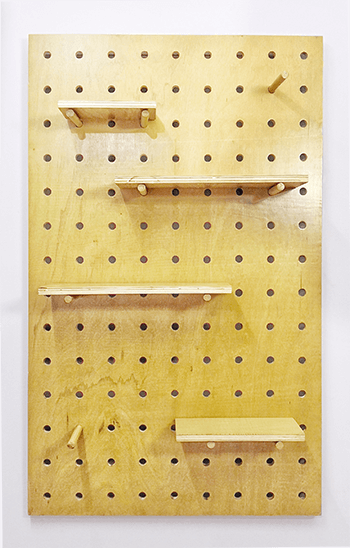
#> input picture preview_pilot/assets/images/pegboard.png, 350 x 548 px, found by its file name
$ python pegboard_hole_detection.py
#> lines starting #> are read from the running program, lines starting #| are printed output that depends on the picture; after the words box and inside, x2 and y2 are one past the last pixel; in counts of white or black regions, pixels touching at a corner belong together
# from flask import Flask, jsonify
import cv2
import numpy as np
# [9 lines of commented-out code are left out]

image = cv2.imread('./assets/images/pegboard.png')
#> image is the input picture: shape (548, 350, 3); mean B, G, R 149.7, 199.9, 219.3
image = cv2.medianBlur(image,5)
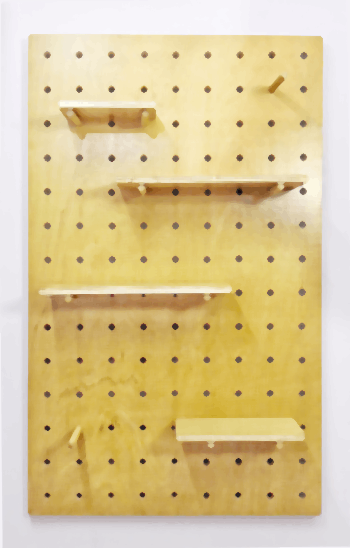
#> image: shape (548, 350, 3); mean B, G, R 150.1, 200.7, 220.1
output = image.copy()
# print(image.dtype)

image = cv2.cvtColor(image, cv2.COLOR_BGR2GRAY)
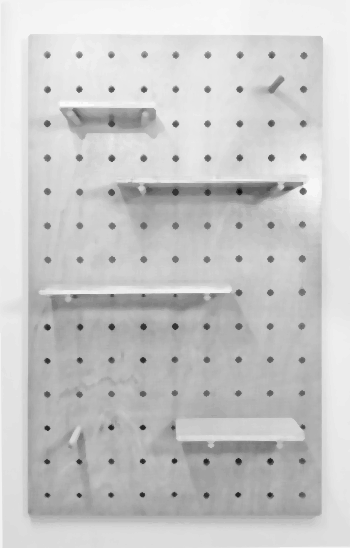
#> image: shape (548, 350); min 15, max 251, mean 200.7
# image = cv2.GaussianBlur(image,(5,5),0)
cv2.resize(image, None, fx=50, fy=50, interpolation=cv2.INTER_LINEAR)
cv2.imshow('Image', image)
circles = cv2.HoughCircles(image, cv2.HOUGH_GRADIENT,1,100, param1=2, param2=2)
#> circles = 19 rows, first 8: [207.5, 428.5, 90.1], [187.5, 306.5, 89.3], [7.5, 238.5, 175.8], [346.5, 251.5, 170.8], [157.5, 17.5, 157.8], [95.5, 450.5, 64.6], [349.5, 365.5, 143.9], [190.5, 155.5, 62.4]
print("Circles", circles)
#> (printed output is left out)
if circles is not None:
    circles = np.round(circles[0, :]).astype("int")
#> circles = 19 rows, first 8: [208, 428, 90], [188, 306, 89], [8, 238, 176], [346, 252, 171], [158, 18, 158], [96, 450, 65], [350, 366, 144], [190, 156, 62]
    for (x, y, r) in circles:
        # draw the circle in the output image, then draw a rectangle
        # corresponding to the center of the circle
        cv2.circle(image, (x, y), r, (0, 255, 0), 4)
        cv2.rectangle(image, (x - 5, y - 5), (x + 5, y + 5), (0, 128, 255), -1)
#> this loop made 19 passes
#> (x, y, r) on passes 1 to 12: (208, 428, 90), (188, 306, 89), (8, 238, 176), (346, 252, 171), (158, 18, 158), (96, 450, 65), (350, 366, 144), (190, 156, 62), (194, 546, 111), (6, 404, 100), (60, 48, 48), (92, 184, 34)
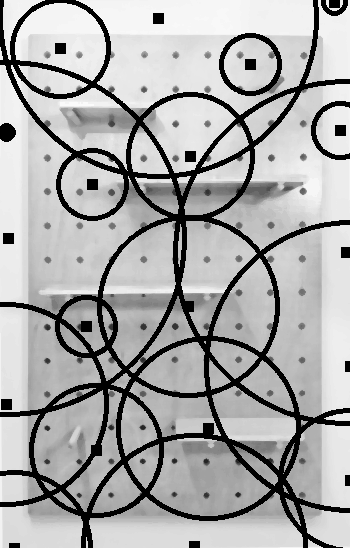
#> image: shape (548, 350); 15.82% of pixels changed, all inside (x1, y1, x2, y2) = (0, 0, 350, 548)
    # show the output image
    cv2.imshow("output", image)
    cv2.waitKey(0)
    cv2.destroyAllWindows()
else:
    print("No circles detected.")
